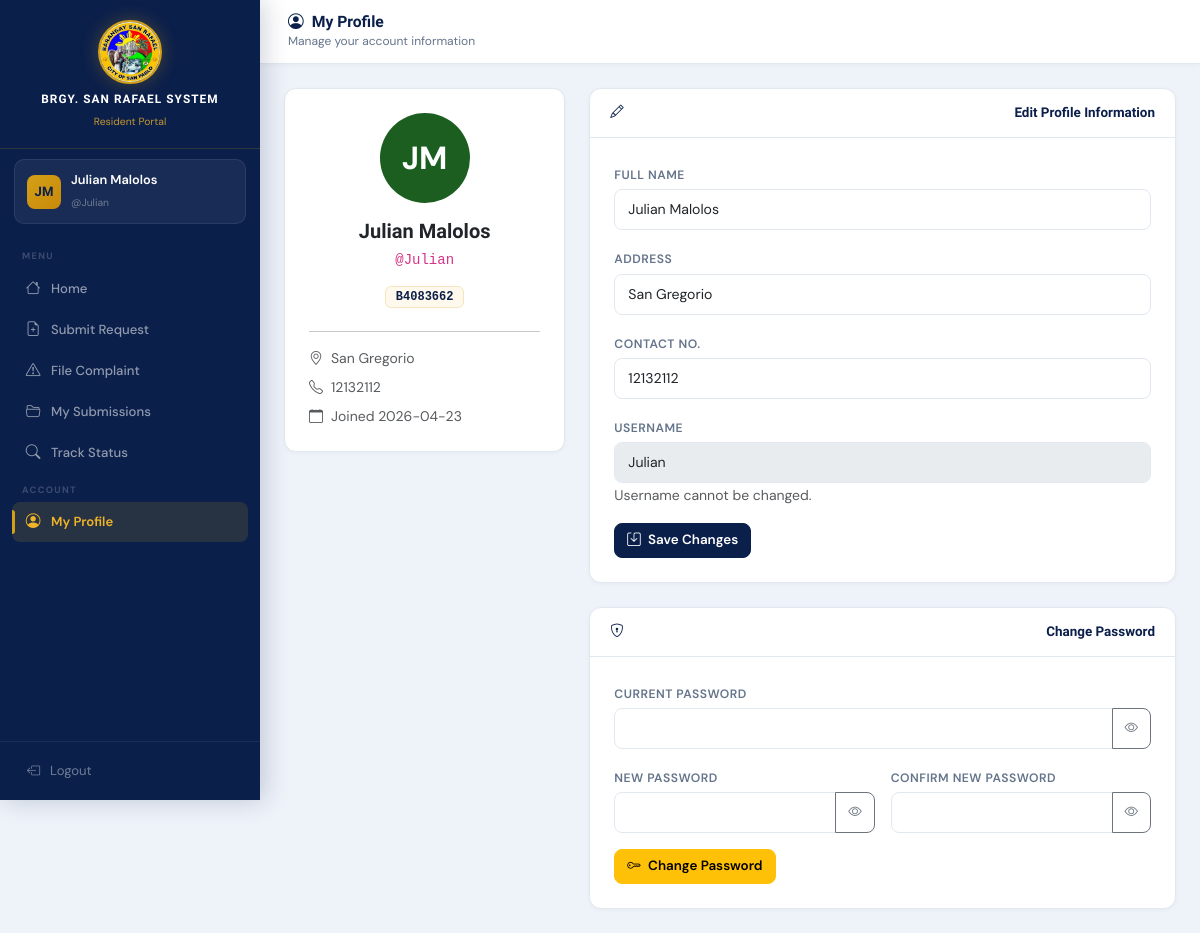
The page /resident/profile.php (signed in) on the database its author committed.
### tables this page shows
CREATE TABLE `resident_accounts` (
  `id` int(11) NOT NULL AUTO_INCREMENT,
  `username` varchar(50) NOT NULL,
  `password` varchar(100) NOT NULL,
  `full_name` varchar(100) NOT NULL,
  `address` varchar(200) NOT NULL,
  `contact` varchar(20) NOT NULL,
  `resident_id` varchar(10) DEFAULT NULL,
  `created_at` datetime DEFAULT current_timestamp(),
  PRIMARY KEY (`id`),
  UNIQUE KEY `username` (`username`),
  UNIQUE KEY `resident_id` (`resident_id`),
  CONSTRAINT `resident_accounts_ibfk_1` FOREIGN KEY (`resident_id`) REFERENCES `residents` (`resident_id`)
);

### includes/config.php (called while the page is built, shortened)
<?php
function db(): mysqli {
    static $c=null;
    if (!$c) {
        $c=new mysqli(DB_HOST,DB_USER,DB_PASS,DB_NAME);
        $c->set_charset('utf8mb4');
    }
    return $c;
}
function db_fetch_all(string $sql,array $p=[]): array {
    $s=db()->prepare($sql);
    if ($p) $s->bind_param(str_repeat('s',count($p)),...$p);
    $s->execute(); $r=$s->get_result(); $rows=[];
    while ($row=$r->fetch_assoc()) $rows[]=$row;
    return $rows;
}
function db_fetch_one(string $sql,array $p=[]): ?array { $r=db_fetch_all($sql,$p); return $r[0]??null; }
function is_resident(): bool { return session_name()==='BRGY_RESIDENT' && isset($_SESSION['resident_account_id']); }
function current_resident(): ?array { if (!is_resident()) return null; return db_fetch_one('SELECT * FROM resident_accounts WHERE id=?',[$_SESSION['resident_account_id']]); }
function e(string $s): string { return htmlspecialchars($s,ENT_QUOTES,'UTF-8'); }

### resident/profile.php (the view, shortened to what this page needs)
<?php
require_once __DIR__ . '/../includes/config.php';
$acc = current_resident();
$initials = implode('', array_map(fn($w) => strtoupper($w[0]),
    array_slice(explode(' ', $acc['full_name']), 0, 2)));
include __DIR__ . '/../includes/header.php';
include __DIR__ . '/../includes/resident_sidebar.php';
?>
<div class="main-content">
  <div class="topbar">
    <div>
      <h5><i class="bi bi-person-circle me-2"></i>My Profile</h5>
      <small>Manage your account information</small>
    </div>
  </div>
  <div class="p-4">
    <div class="row g-4">
      <div class="col-lg-4">
        <div class="card text-center p-4">
          <div class="rounded-circle mx-auto mb-3 d-flex align-items-center justify-content-center fw-bold text-white"
               style="width:90px;height:90px;background:#1B5E20;font-size:2rem;">
            <?= e($initials) ?>
          </div>
          <h5 class="fw-bold mb-1"><?= e($acc['full_name']) ?></h5>
          <p class="text-muted mb-1"><code>@<?= e($acc['username']) ?></code></p>
          <div class="my-2">
            <span class="record-id-chip"><?= e($acc['resident_id'] ?? 'N/A') ?></span>
          </div>
          <hr>
          <div class="text-start small text-muted">
            <div class="mb-2">
              <i class="bi bi-geo-alt me-2"></i><?= e($acc['address']) ?>
            </div>
            <div class="mb-2">
              <i class="bi bi-telephone me-2"></i><?= e($acc['contact']) ?>
            </div>
            <div>
              <i class="bi bi-calendar me-2"></i>Joined <?= substr($acc['created_at'], 0, 10) ?>
            </div>
          </div>
        </div>
      </div>
      <div class="col-lg-8">
        <div class="card mb-4">
          <div class="card-header">
            <i class="bi bi-pencil me-2"></i>Edit Profile Information
          </div>
          <div class="card-body p-4">
            <form method="post" novalidate><?= csrf_field() ?>
              <div class="row g-3">
                <div class="col-12">
                  <label class="form-label">Full Name</label>
                  <input type="text" name="full_name" class="form-control"
                         value="<?= e($acc['full_name']) ?>" required>
                </div>
                <div class="col-12">
                  <label class="form-label">Address</label>
                  <input type="text" name="address" class="form-control"
                         value="<?= e($acc['address']) ?>" required>
                </div>
                <div class="col-12">
                  <label class="form-label">Contact No.</label>
                  <input type="text" name="contact" class="form-control"
                         value="<?= e($acc['contact']) ?>" required>
                </div>
                <div class="col-12">
                  <label class="form-label">Username</label>
                  <input type="text" class="form-control"
                         value="<?= e($acc['username']) ?>" disabled>
                  <small class="text-muted">Username cannot be changed.</small>
                </div>
              </div>
              <div class="mt-3">
                <button type="submit" class="btn btn-primary">
                  <i class="bi bi-save me-1"></i> Save Changes
                </button>
              </div>
            </form>
          </div>
        </div>
        <div class="card">
          <div class="card-header">
            <i class="bi bi-shield-lock me-2"></i>Change Password
          </div>
          <div class="card-body p-4">
            <form method="post" novalidate><?= csrf_field() ?>
              <div class="row g-3">
                <div class="col-12">
                  <label class="form-label">Current Password</label>
                  <div class="input-group">
                    <input type="password" name="current_password" id="curPw"
                           class="form-control" required>
                    <button type="button" class="btn btn-outline-secondary"
                            onclick="togglePw('curPw', this)">
                      <i class="bi bi-eye"></i>
                    </button>
                  </div>
                </div>
                <div class="col-md-6">
                  <label class="form-label">New Password</label>
                  <div class="input-group">
                    <input type="password" name="new_password" id="newPw"
                           class="form-control" minlength="4" required>
                    <button type="button" class="btn btn-outline-secondary"
                            onclick="togglePw('newPw', this)">
                      <i class="bi bi-eye"></i>
                    </button>
                  </div>
                </div>
                <div class="col-md-6">
                  <label class="form-label">Confirm New Password</label>
                  <div class="input-group">
                    <input type="password" name="confirm_password" id="confPw"
                           class="form-control" required>
                    <button type="button" class="btn btn-outline-secondary"
                            onclick="togglePw('confPw', this)">
                      <i class="bi bi-eye"></i>
                    </button>
                  </div>
                </div>
              </div>
              <div class="mt-3">
                <button type="submit" class="btn btn-warning">
                  <i class="bi bi-key me-1"></i> Change Password
                </button>
              </div>
            </form>
          </div>
        </div>
      </div>
    </div>
  </div>
</div>
<?php include __DIR__ . '/../includes/footer.php'; ?>

### includes/resident_sidebar.php (shortened to what this page needs)
<?php
$racc=current_resident();
$current=basename($_SERVER['PHP_SELF']);
function res_nav(string $file,string $icon,string $label,string $cur):string{
    $a=$cur===$file?'active':'';
    return "<a href='/BarangayProject/resident/{$file}' class='nav-link {$a}'><i class='bi bi-{$icon}'></i><span>{$label}</span></a>";
}
$init=implode('',array_map(fn($w)=>strtoupper($w[0]),array_slice(explode(' ',$racc['full_name']??'R'),0,2)));
?>
<div class="sidebar" id="residentSidebar">
  <div class="sidebar-brand">
    <img src="/BarangayProject/Logo.jpg" alt="Logo" class="brand-logo">
    <h6><?= APP_NAME ?></h6><small>Resident Portal</small>
  </div>
  <div class="sidebar-user">
    <div class="avatar"><?= e($init) ?></div>
    <div class="user-info"><span><?= e($racc['full_name']??'') ?></span><small>@<?= e($racc['username']??'') ?></small></div>
  </div>
  <nav class="sidebar-nav">
    <div class="nav-section">Menu</div>
    <?= res_nav('home.php','house','Home',$current) ?>
    <?= res_nav('submit_request.php','file-earmark-plus','Submit Request',$current) ?>
    <?= res_nav('file_complaint.php','exclamation-triangle','File Complaint',$current) ?>
    <?= res_nav('my_submissions.php','folder2-open','My Submissions',$current) ?>
    <?= res_nav('track_status.php','search','Track Status',$current) ?>
    <div class="nav-section">Account</div>
    <?= res_nav('profile.php','person-circle','My Profile',$current) ?>
  </nav>
  <div class="sidebar-footer">
    <button type="button" class="btn-logout" onclick="showLogoutModal('residentLogoutModal')">
      <i class="bi bi-box-arrow-left"></i> Logout
    </button>
  </div>
</div>

### rows shown on the page
resident_accounts: full_name "JM", full_name "Julian Malolos", username "Julian", resident "B4083662", address "San Gregorio", contact "12132112", created_at "2026-04-23"

### other values the page prints
APP_NAME "BRGY. SAN RAFAEL SYSTEM"
$label "Home Submit Request File Complaint My Submissions Track Status My Profile"
